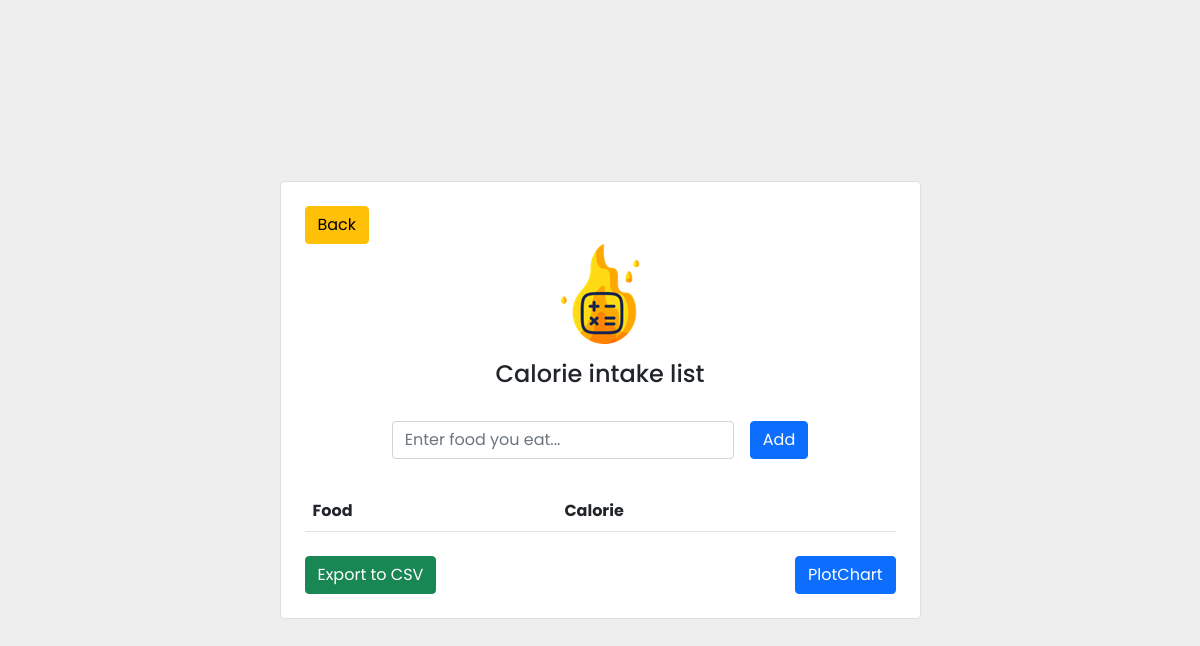
The app's page /calcom/ (signed in), older data.
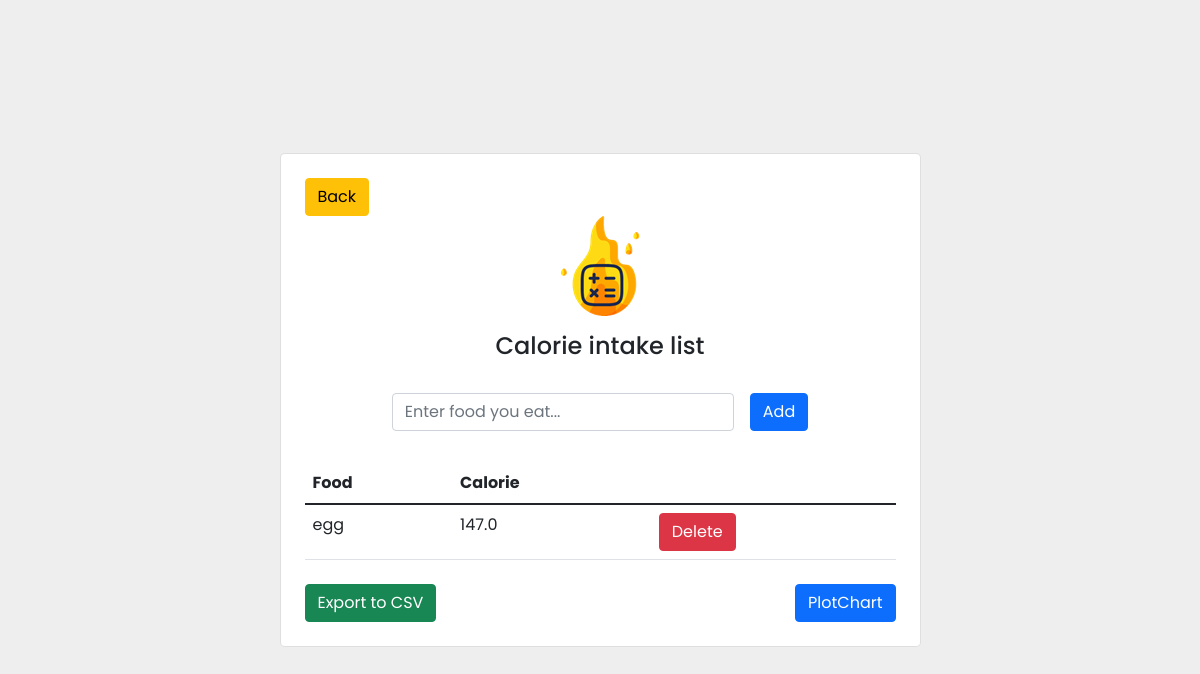
The same page, newer data.
### CaloriePage/models.py (models this page shows, shortened)
class caloriesConsumption(models.Model):
    user = models.ForeignKey(User, on_delete=models.CASCADE, null=True, blank=True)
    foodName = models.CharField(max_length=200)
    status = models.BooleanField(default=False)
    foodCalorie = models.TextField(null = True, blank = True)
    class Meta:
        ordering = ['status']

### CaloriePage/views.py (the view, shortened to what this page needs)
# urls.py: path('calcom/', views.calcom,name='calcom'),
def calcom(request):
    foodCalorie = None
    allFoods = caloriesConsumption.objects.filter(user=request.user)
    context = {
        'foods': allFoods,
        'foodCalorie': foodCalorie
    }
    return render(request, 'calcom.html', context)

### CaloriePage/templates/calcom.html (shortened to what this page needs)
{% load static %} {%load mathfilters%} {%load humanize%}
<!DOCTYPE html>
<head>
</head>
<link rel="stylesheet" href="https://cdn.jsdelivr.net/npm/bootstrap@5.1.3/dist/css/bootstrap.min.css">
<section class="vh-100" style="background-color: #eee;">
    <div class="container py-5 h-100">
      <div class="row d-flex justify-content-center align-items-center h-100">
        <div class="col col-lg-9 col-xl-7">
          <div class="card rounded-3">
            <div class="card-body p-4">
              <a href="{% url 'home' %}">
                <button type="button" class="btn btn-warning">Back</button>
              </a>
              <img src="{% static 'images/LogoFs.png'%}" style="display: block; margin-left: auto; margin-right: auto;" />
              <h4 class="text-center my-3 pb-3">Calorie intake list</h4>
              <form method="POST" class="row row-cols-lg-auto g-3 justify-content-center align-items-center mb-4 pb-2">
                <div class="col-12">
                  <div class="form-outline">
                    <input type="text" id="form1" class="form-control" name="query" placeholder="Enter food you eat..."/>
                  </div>
                </div>
                <div class="col-12">
                  <button type="submit" class="btn btn-primary">Add</button>
                </div>
              </form>
              <table class="table mb-4">
                <thead>
                  <tr>
                    <th scope="col">Food</th>
                    <th scope="col">Calorie</th>
                  </tr>
                </thead>
                <tbody>
                  {% for i in foods %}
                    <tr>
                      <td>
                        {% if i.foodName %}
                          {{ i.foodName }}
                        {% else %}
                          None
                        {% endif %}
                      </td>
                        <td>
                        {{ i.foodCalorie }}
                        </td>
                      <td>
                        {% if i.foodName %}
                          <a href="{% url 'delete' i.foodName %}">
                            <button type="submit" class="btn btn-danger">Delete</button>
                          </a>
                        {% endif %}
                      </td>
                    </tr>
                  {% endfor %}
                </tbody>
              </table>
              <div class="row">
                <div class="col text-start">
                  <a href="{% url 'csvExport' %}">
                    <button type="button" class="btn btn-success">Export to CSV</button>
                  </a>
                </div>
                <div class="col text-end">
                  <a href="{% url 'plotChart' %}">
                    <button type="button" class="btn btn-primary">PlotChart</button>
                  </a>
                </div>
              </div>
              </div>
              </div>
              </div>
            </div>
          </div>
  </section>
  </html>

### CaloriePage/templates/calcom.html (style rules this page uses)
* { margin: 0; padding: 0; box-sizing: border-box; font-family: 'Poppins', sans-serif; }

Row changes from the older to the newer data that the page shows:
added caloriesConsumption: foodName "egg", foodCalorie "147.0", shows "Delete"
